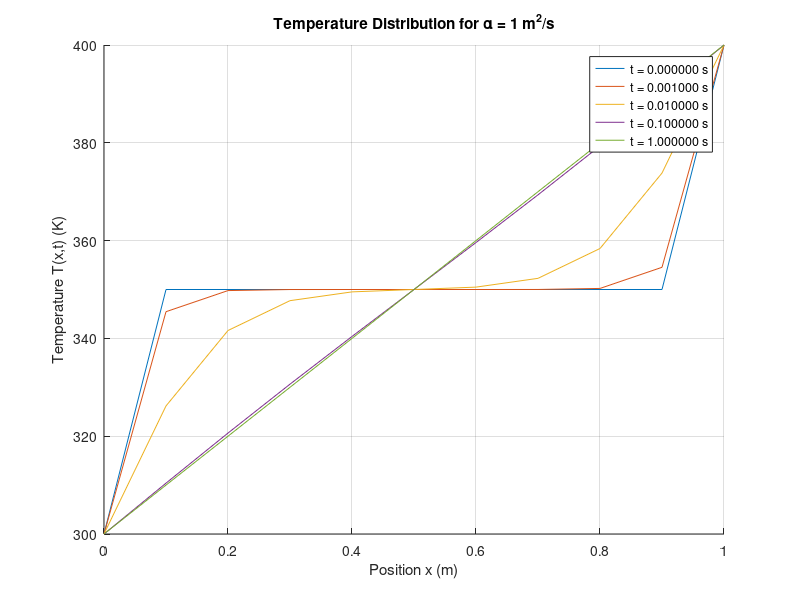
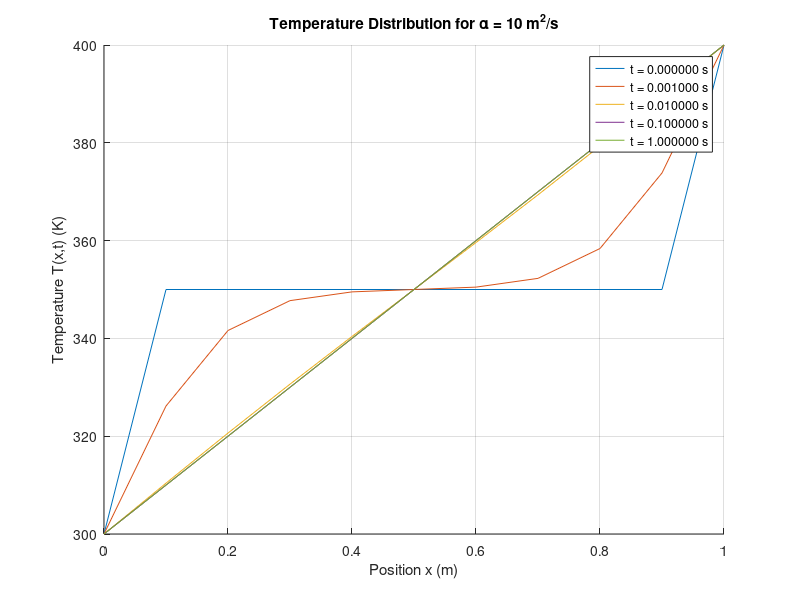
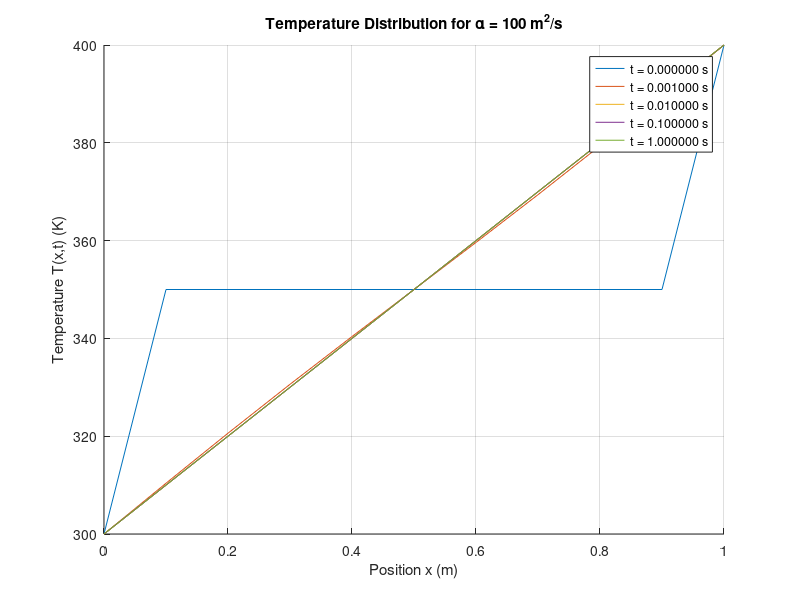

The MATLAB script that drew these images, in order:
% Numerical Solution of 1D Heat Conduction using Crank-Nicholson Method

% Problem Parameters
L = 1;                          % Length of the slab (m)
alpha_values = [1, 10, 100];    % Thermal diffusivity values (m^2/s)
t_values = [0, 0.001, 0.01, 0.1, 1]; % Time values to evaluate (s)
Nx = 11;                        % Number of spatial grid points
dx = L / (Nx - 1);              % Spatial step size
x = linspace(0, L, Nx);         % Spatial grid

% Boundary and Initial Conditions
T0 = 350;                       % Initial temperature (K)
T_left = 300;                   % Left boundary temperature (K)
T_right = 400;                  % Right boundary temperature (K)

% Crank-Nicholson Parameter
theta = 0.5;                    % Crank-Nicholson weighting factor

% Loop over each thermal diffusivity value
for k = 1:length(alpha_values)
    alpha = alpha_values(k);    % Current thermal diffusivity value
    fprintf('Solving for alpha = %.2f m^2/s\n', alpha);
    
    % Time step size based on stability considerations
    dt = 0.0001;                 % Time step size (s) - small for accuracy
    Nt = ceil(max(t_values) / dt); % Number of time steps
    time = linspace(0, Nt * dt, Nt + 1); % Time grid
    
    % Initialize Temperature Matrix
    T = zeros(Nx, Nt + 1);
    T(:, 1) = T0;               % Apply initial condition
    T(1, :) = T_left;           % Apply left boundary condition
    T(end, :) = T_right;        % Apply right boundary condition
    
    % Crank-Nicholson Coefficients
    r = alpha * dt / (2 * dx^2);
    a_diag = -r * ones(Nx - 2, 1);       % Lower diagonal coefficients
    b_diag = (1 + 2 * r) * ones(Nx - 2, 1); % Main diagonal coefficients
    c_diag = -r * ones(Nx - 2, 1);       % Upper diagonal coefficients
    
    A = diag(a_diag(2:end), -1) + diag(b_diag) + diag(c_diag(1:end-1), 1); % Tridiagonal matrix
    
    % Time-stepping loop using Crank-Nicholson scheme
    for n = 1:Nt
        rhs = r * T(3:Nx, n) + (1 - 2 * r) * T(2:Nx-1, n) + r * T(1:Nx-2, n); % Right-hand side vector
        
        % Apply boundary conditions to RHS
        rhs(1) = rhs(1) + r * T_left;
        rhs(end) = rhs(end) + r * T_right;
        
        % Solve the tridiagonal system A*T_new = rhs
        T(2:Nx-1, n+1) = A \ rhs;
        
        % Boundary conditions already applied in T(:, n+1)
    end
    
    % Extract and plot results at specified times
    figure;
    hold on;
    for t_idx = 1:length(t_values)
        [~, time_index] = min(abs(time - t_values(t_idx)));   % Find closest time index
        plot(x, T(:, time_index), 'DisplayName', sprintf('t = %f s', t_values(t_idx)));
    end
    
    hold off;
    xlabel('Position x (m)');
    ylabel('Temperature T(x,t) (K)');
    title(sprintf('Temperature Distribution for \\alpha = %.0f m^2/s', alpha));
    legend('Location', 'best');
    grid on;
end

